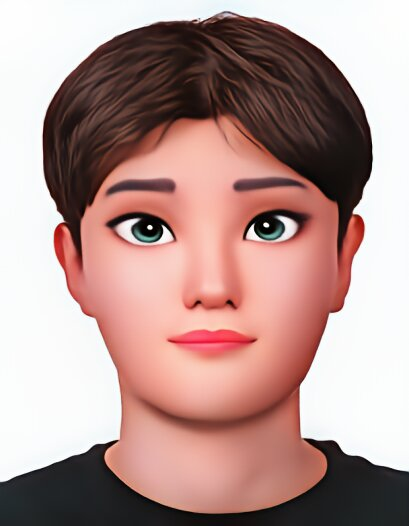
#> input picture module/25=11_Cartoonize Effect.jpg, 409 x 526 px, found by its file name
$ python path.py
#> lines starting #> are read from the running program, lines starting #| are printed output that depends on the picture; after the words box and inside, x2 and y2 are one past the last pixel; in counts of white or black regions, pixels touching at a corner belong together
import cv2
import numpy as np
from scipy.spatial.distance import cdist
from collections import deque

# 8방향 (좌측부터 시계방향)
DIRECTIONS = [
    (-1,  0),  # 왼쪽
    (-1,  1),  # 왼쪽 위 대각선
    ( 0,  1),  # 위
    ( 1,  1),  # 오른쪽 위 대각선
    ( 1,  0),  # 오른쪽
    ( 1, -1),  # 오른쪽 아래 대각선
    ( 0, -1),  # 아래
    (-1, -1)   # 왼쪽 아래 대각선
]
def find_next_pixel(image, current_pos, prev_direction):
    """ 현재 전진 방향을 우선 고려하여 8방향 탐색 후, 없으면 가까운 흰색 픽셀 탐색 수행 """
    x, y = current_pos
    h, w = image.shape

    # 1. 저장된 전진 방향부터 탐색
    directions = [prev_direction] + [d for d in DIRECTIONS if d != prev_direction]

    for dx, dy in directions:
        nx, ny = x + dx, y + dy
        if 0 <= nx < h and 0 <= ny < w and image[nx, ny] == 255:  # 경로 존재 확인
            return (nx, ny), (dx, dy)

    # 2. 모든 방향에서 경로를 찾지 못했을 경우, 가까운 흰색 픽셀 탐색
    return None, None

def find_nearest_white_pixel(image, current_pos):
    """ 가까운 흰색 픽셀 찾기 """
    # 흰색 픽셀 좌표 찾기
    white_pixels = np.argwhere(image == 255)

    if len(white_pixels) == 0:
        return None  # 더 이상 탐색할 픽셀 없음

    # 가장 가까운 흰색 픽셀 찾기
    distances = cdist([current_pos], white_pixels)
    nearest_pixel_idx = np.argmin(distances)

    return tuple(white_pixels[nearest_pixel_idx])

def path_planning(image, start_pos):
    """ 이미지 기반 경로 탐색 """
    current_pos = start_pos
    prev_direction = (0, 1)  # 기본 전진 방향 (오른쪽)
    path = [current_pos]

    while True:
        next_pos, direction = find_next_pixel(image, current_pos, prev_direction)

        if next_pos is None:
            path.append((np.nan, np.nan))
            next_pos = find_nearest_white_pixel(image, current_pos)
            if next_pos is None:
                break  # 더 이상 이동할 경로 없음

        path.append(next_pos)
        current_pos = next_pos
        prev_direction = direction if direction else prev_direction  # 방향 갱신

        # 경로를 지나간 것으로 처리
        image[current_pos] = 0

    return path

# 시작점 찾기
def find_start_point(image):
    """ 이미지에서 가장 먼저 나오는 흰색 픽셀을 시작점으로 설정 """
    white_pixels = np.argwhere(image == 255)
    return tuple(white_pixels[0]) if len(white_pixels) > 0 else None

if __name__ == "__main__":

    # 이미지 로드 및 이진화
    def load_binary_image(path):
        """ 이미지 로드 후 이진화 """
        image = cv2.imread(path, cv2.IMREAD_GRAYSCALE)
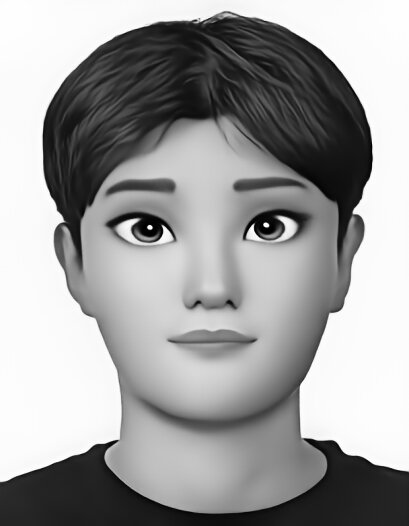
#> image: shape (526, 409); min 0, max 255, mean 158.5
        _, binary_image = cv2.threshold(image, 128, 255, cv2.THRESH_BINARY)
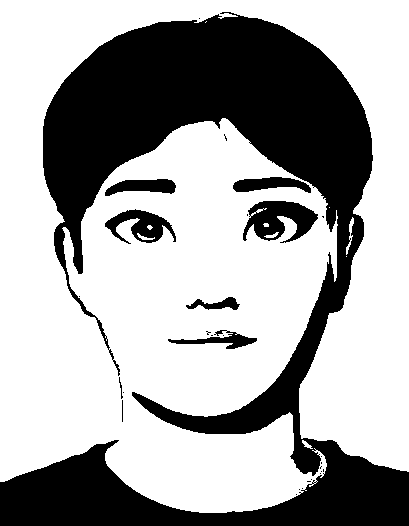
#> binary_image: shape (526, 409); 65.3% white; 29 black regions (20 under 20 px), largest, box (x1, y1, x2, y2) and area: (0, 12, 409, 526) 68918, (243, 201, 318, 243) 1864, (105, 209, 176, 244) 1196
        return binary_image

    image_path = "/home/addinedu/dev/get_path/module/25=11_Cartoonize Effect.jpg"  # 경로 이미지 파일
    image = load_binary_image(image_path)

    start_pos = find_start_point(image)
#> in find_start_point, `white_pixels = np.argwhere(image == 255)`: white_pixels = 140561 pairs, first value 0 to 512, second value 0 to 408
#> start_pos = (0, 0)
    if start_pos:
        path = path_planning(image, start_pos)
#> in path_planning, `path = [current_pos]`: path = [(0, 0)]
#> the loop in path_planning, `while True:` made 140562 passes
#> current_pos on passes 1 to 6: (0, 1), (0, 2), (0, 3), (0, 4), (0, 5), (0, 6)
#> after the loop in path_planning, `while True:`: image: shape (526, 409); every value is 0
#> after the loop in path_planning, `while True:`: path = 142400 items
#> path = 142400 items
    else:
        print("경로를 찾을 수 없습니다.")
